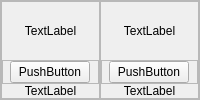
                            <widget class="QFrame" name="frame_29">
                             <property name="frameShape">
                              <enum>QFrame::StyledPanel</enum>
                             </property>
                             <property name="frameShadow">
                              <enum>QFrame::Raised</enum>
                             </property>
                             <layout class="QHBoxLayout" name="horizontalLayout_34">
                              <property name="spacing">
                               <number>0</number>
                              </property>
                              <property name="leftMargin">
                               <number>0</number>
                              </property>
                              <property name="topMargin">
                               <number>0</number>
                              </property>
                              <property name="rightMargin">
                               <number>0</number>
                              </property>
                              <property name="bottomMargin">
                               <number>0</number>
                              </property>
                              <item>
                               <widget class="QFrame" name="frame_66">
                                <property name="frameShape">
                                 <enum>QFrame::StyledPanel</enum>
                                </property>
                                <property name="frameShadow">
                                 <enum>QFrame::Raised</enum>
                                </property>
                                <layout class="QVBoxLayout" name="verticalLayout_18">
                                 <property name="spacing">
                                  <number>0</number>
                                 </property>
                                 <property name="leftMargin">
                                  <number>0</number>
                                 </property>
                                 <property name="topMargin">
                                  <number>0</number>
                                 </property>
                                 <property name="rightMargin">
                                  <number>0</number>
                                 </property>
                                 <property name="bottomMargin">
                                  <number>0</number>
                                 </property>
                                 <item>
                                  <widget class="QLabel" name="label_52">
                                   <property name="text">
                                    <string>TextLabel</string>
                                   </property>
                                   <property name="alignment">
                                    <set>Qt::AlignCenter</set>
                                   </property>
                                  </widget>
                                 </item>
                                 <item>
                                  <widget class="QFrame" name="frame_72">
                                   <property name="sizePolicy">
                                    <sizepolicy hsizetype="Preferred" vsizetype="Maximum">
                                     <horstretch>0</horstretch>
                                     <verstretch>0</verstretch>
                                    </sizepolicy>
                                   </property>
                                   <property name="frameShape">
                                    <enum>QFrame::StyledPanel</enum>
                                   </property>
                                   <property name="frameShadow">
                                    <enum>QFrame::Raised</enum>
                                   </property>
                                   <layout class="QHBoxLayout" name="horizontalLayout_47">
                                    <property name="spacing">
                                     <number>0</number>
                                    </property>
                                    <property name="leftMargin">
                                     <number>0</number>
                                    </property>
                                    <property name="topMargin">
                                     <number>0</number>
                                    </property>
                                    <property name="rightMargin">
                                     <number>0</number>
                                    </property>
                                    <property name="bottomMargin">
                                     <number>0</number>
                                    </property>
                                    <item>
                                     <widget class="QPushButton" name="pushButton_9">
                                      <property name="sizePolicy">
                                       <sizepolicy hsizetype="Maximum" vsizetype="Maximum">
                                        <horstretch>0</horstretch>
                                        <verstretch>0</verstretch>
                                       </sizepolicy>
                                      </property>
                                      <property name="text">
                                       <string>PushButton</string>
                                      </property>
                                     </widget>
                                    </item>
                                   </layout>
                                  </widget>
                                 </item>
                                 <item>
                                  <widget class="QLabel" name="label_67">
                                   <property name="sizePolicy">
                                    <sizepolicy hsizetype="Preferred" vsizetype="Maximum">
                                     <horstretch>0</horstretch>
                                     <verstretch>0</verstretch>
                                    </sizepolicy>
                                   </property>
                                   <property name="text">
                                    <string>TextLabel</string>
                                   </property>
                                   <property name="alignment">
                                    <set>Qt::AlignCenter</set>
                                   </property>
                                  </widget>
                                 </item>
                                </layout>
                               </widget>
                              </item>
                              <item>
                               <widget class="QFrame" name="frame_67">
                                <property name="frameShape">
                                 <enum>QFrame::StyledPanel</enum>
                                </property>
                                <property name="frameShadow">
                                 <enum>QFrame::Raised</enum>
                                </property>
                                <layout class="QVBoxLayout" name="verticalLayout_20">
                                 <property name="spacing">
                                  <number>0</number>
                                 </property>
                                 <property name="leftMargin">
                                  <number>0</number>
                                 </property>
                                 <property name="topMargin">
                                  <number>0</number>
                                 </property>
                                 <property name="rightMargin">
                                  <number>0</number>
                                 </property>
                                 <property name="bottomMargin">
                                  <number>0</number>
                                 </property>
                                 <item>
                                  <widget class="QLabel" name="label_68">
                                   <property name="text">
                                    <string>TextLabel</string>
                                   </property>
                                   <property name="alignment">
                                    <set>Qt::AlignCenter</set>
                                   </property>
                                  </widget>
                                 </item>
                                 <item>
                                  <widget class="QFrame" name="frame_73">
                                   <property name="sizePolicy">
                                    <sizepolicy hsizetype="Preferred" vsizetype="Maximum">
                                     <horstretch>0</horstretch>
                                     <verstretch>0</verstretch>
                                    </sizepolicy>
                                   </property>
                                   <property name="frameShape">
                                    <enum>QFrame::StyledPanel</enum>
                                   </property>
                                   <property name="frameShadow">
                                    <enum>QFrame::Raised</enum>
                                   </property>
                                   <layout class="QHBoxLayout" name="horizontalLayout_48">
                                    <property name="spacing">
                                     <number>0</number>
                                    </property>
                                    <property name="leftMargin">
                                     <number>0</number>
                                    </property>
                                    <property name="topMargin">
                                     <number>0</number>
                                    </property>
                                    <property name="rightMargin">
                                     <number>0</number>
                                    </property>
                                    <property name="bottomMargin">
                                     <number>0</number>
                                    </property>
                                    <item>
                                     <widget class="QPushButton" name="pushButton_10">
                                      <property name="sizePolicy">
                                       <sizepolicy hsizetype="Maximum" vsizetype="Maximum">
                                        <horstretch>0</horstretch>
                                        <verstretch>0</verstretch>
                                       </sizepolicy>
                                      </property>
                                      <property name="text">
                                       <string>PushButton</string>
                                      </property>
                                     </widget>
                                    </item>
                                   </layout>
                                  </widget>
                                 </item>
                                 <item>
                                  <widget class="QLabel" name="label_69">
                                   <property name="sizePolicy">
                                    <sizepolicy hsizetype="Preferred" vsizetype="Maximum">
                                     <horstretch>0</horstretch>
                                     <verstretch>0</verstretch>
                                    </sizepolicy>
                                   </property>
                                   <property name="text">
                                    <string>TextLabel</string>
                                   </property>
                                   <property name="alignment">
                                    <set>Qt::AlignCenter</set>
                                   </property>
                                  </widget>
                                 </item>
                                </layout>
                               </widget>
                              </item>
                             </layout>
                            </widget>
